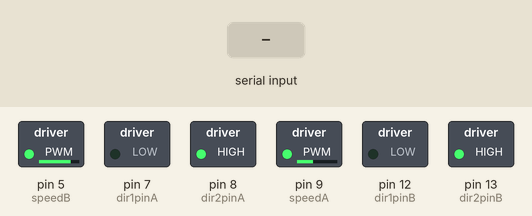
Bench run of a sketch on a simulated Arduino Uno, built with avr-gcc and run on an emulated ATmega328P. On the bench: switched loads named in the sketch (green lamp = pin HIGH). The inputs (shaded band) are chosen by the test bench.

Above: at 1.2 s.
1.3 s: "1" received over Serial
At 2.3 s:
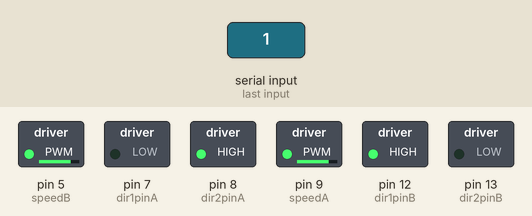
At 9.6 s:
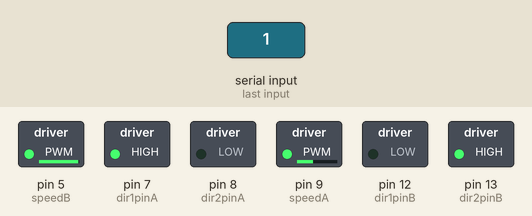
Timing chart, 0 to 13.8 s (numbered marks = the images above; inputs shaded):
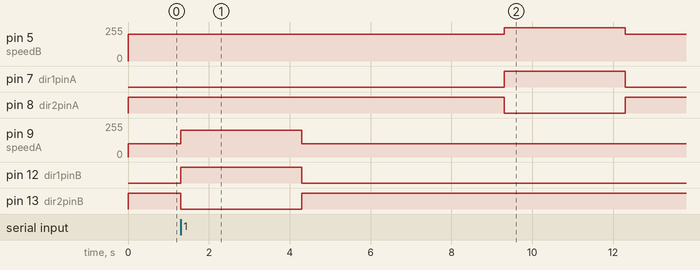

The sketch:

motor_run.ino
```cpp
#include<SoftwareSerial.h>

int dir1pinA = 7;
int dir2pinA = 8;
int speedA = 9;
int dir1pinB = 12;
int dir2pinB = 13;
int speedB = 5;

void setup(){
  Serial.begin(9600);
  pinMode(dir1pinA, OUTPUT);
  pinMode(dir2pinA, OUTPUT);
  pinMode(speedA, OUTPUT);
  pinMode(dir1pinB, OUTPUT);
  pinMode(dir2pinB, OUTPUT);
  pinMode(speedB, OUTPUT);
}

void loop(){
  // 직진 상황
  digitalWrite(dir1pinA, LOW);
  digitalWrite(dir2pinA, HIGH);
  analogWrite(speedA, 100);
  digitalWrite(dir1pinB, LOW);
  digitalWrite(dir2pinB, HIGH);
  analogWrite(speedB, 200);

  // Scenario
  if(Serial.available()){
    char Data = (char)Serial.read();
    // Scenario 1
    if(Data == '1'){
      digitalWrite(dir1pinA, LOW);
      digitalWrite(dir2pinA, HIGH);
      analogWrite(speedA,250);
      digitalWrite(dir1pinB, HIGH);
      digitalWrite(dir2pinB, LOW);
      analogWrite(speedA,200);
      delay(3000);

      digitalWrite(dir1pinA, LOW);
      digitalWrite(dir2pinA, HIGH);
      analogWrite(speedA, 100);
      digitalWrite(dir1pinB, LOW);
      digitalWrite(dir2pinB, HIGH);
      analogWrite(speedB, 200);
      delay(5000);

      digitalWrite(dir1pinA, HIGH);
      digitalWrite(dir2pinA, LOW);
      analogWrite(speedA, 100);
      digitalWrite(dir1pinB, LOW);
      digitalWrite(dir2pinB, HIGH);
      analogWrite(speedB,250);
      delay(3000);

      digitalWrite(dir1pinA, LOW);
      digitalWrite(dir2pinA, LOW);
      analogWrite(speedA, 0 );
      digitalWrite(dir1pinB, LOW);
      digitalWrite(dir2pinB, LOW);
      analogWrite(speedB, 0);
    }
    // Scenario 2
    else if(Data == '2'){

      digitalWrite(dir1pinA, LOW);
      digitalWrite(dir2pinA, HIGH);
      analogWrite(speedA, 50);
      digitalWrite(dir1pinB, LOW);
      digitalWrite(dir2pinB, HIGH);
      analogWrite(speedB, 150);

      delay(1000);
      digitalWrite(dir1pinA, HIGH);
      digitalWrite(dir2pinA, HIGH);
      analogWrite(speedA, 150);
      digitalWrite(dir1pinB, HIGH);
      digitalWrite(dir2pinB, HIGH);
      analogWrite(speedB, 150);

      delay(8000);

    }
    // Scenario 3
    else{
      digitalWrite(dir1pinA, LOW);
      digitalWrite(dir2pinA, HIGH);
      analogWrite(speedA, 100);
      digitalWrite(dir1pinB, LOW);
      digitalWrite(dir2pinB, HIGH);
      analogWrite(speedB, 200);
    }
  }
}
```

Measured:
- after the input at 1.3 s, pin 5 (speedB): 200/255 → 250/255 after 8.0 s, → 200/255 3.0 s later; pin 7 (dir1pinA): LOW → HIGH after 8.0 s, → LOW 3.0 s later; pin 8 (dir2pinA): HIGH → LOW after 8.0 s, → HIGH 3.0 s later; pin 9 (speedA): 100/255 → 200/255 at once, → 100/255 3.0 s later; pin 12 (dir1pinB): LOW → HIGH at once, → LOW 3.0 s later
